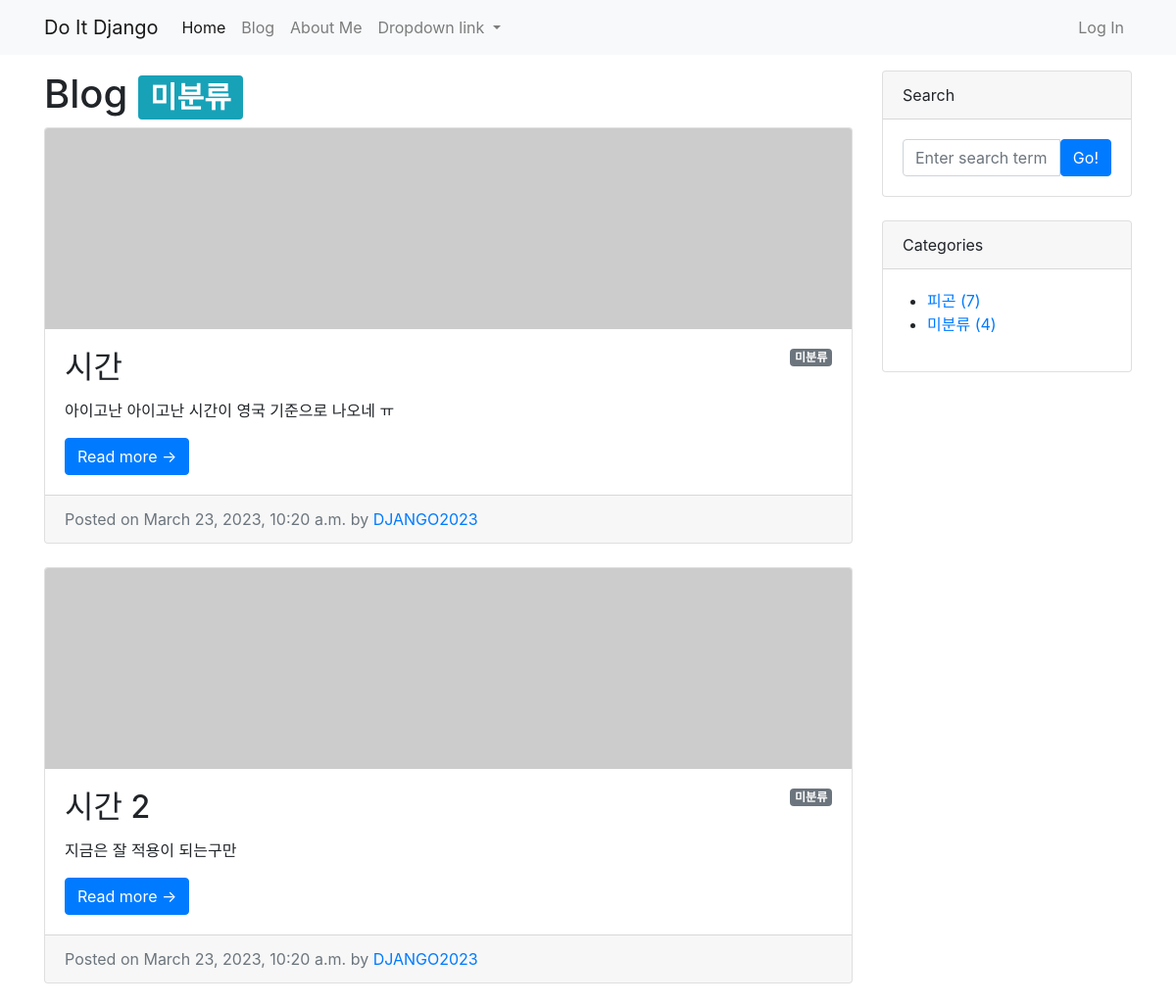
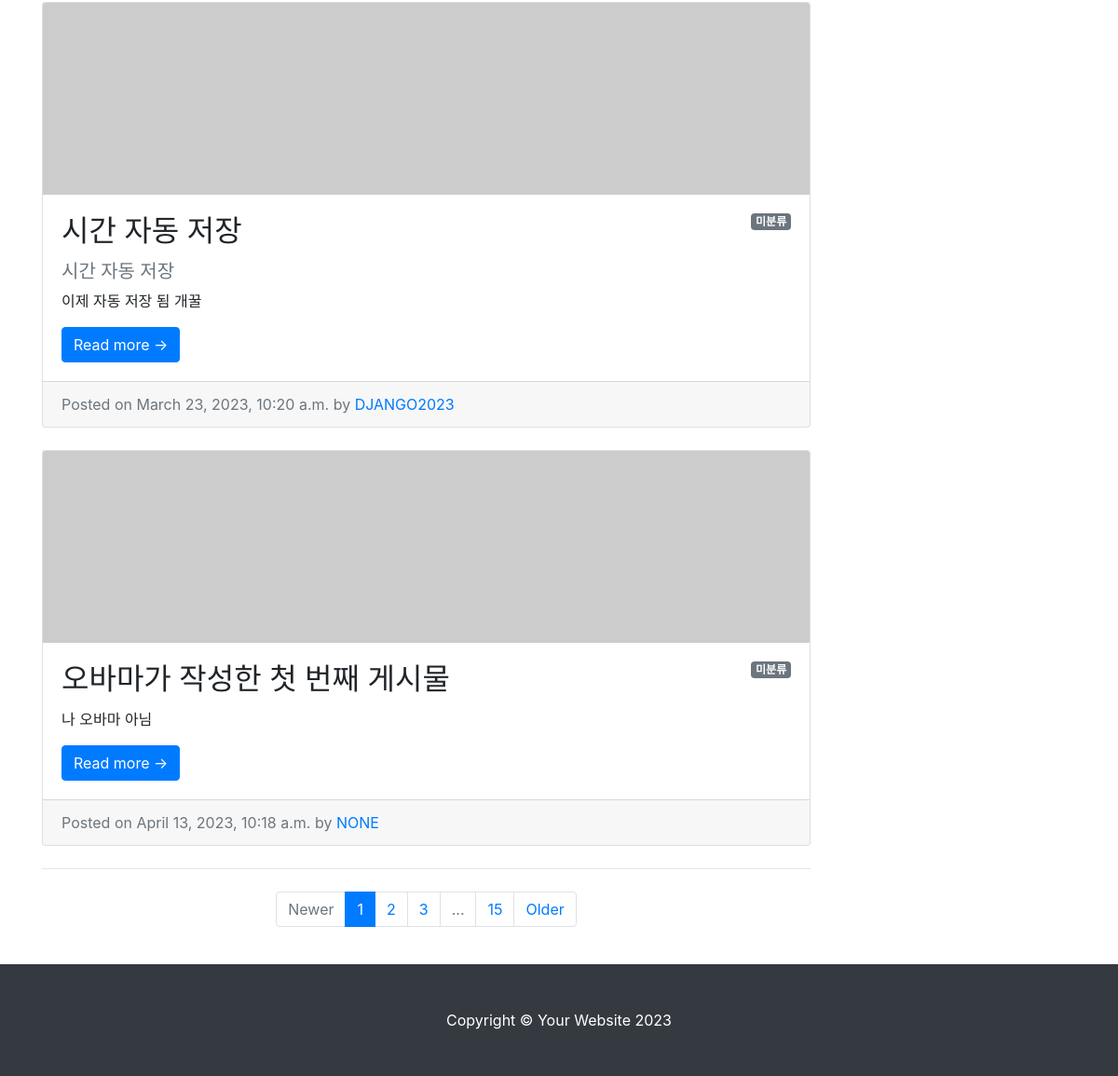
The app's page /blog/category/no_category/ with its own data (2 pictures, top to bottom).
### blog/models.py (models this page shows, shortened)
class Post(models.Model):
    title = models.CharField(max_length=30)
    hook_text = models.CharField(max_length=100, blank=True)
    content = models.TextField()
    head_image = models.ImageField(upload_to='blog/images/%Y/%m/%d/', blank=True)
    file_upload = models.FileField(upload_to='blog/files/%Y/%m/%d/', blank=True)
    created_at = models.DateTimeField(auto_now_add=True)
    updated_at = models.DateTimeField(auto_now=True)
    author = models.ForeignKey(User, null=True, on_delete=models.SET_NULL)
    category = models.ForeignKey(Category, null=True, blank=True, on_delete=models.SET_NULL)
    tags = models.ManyToManyField(Tag, blank=True)
    def get_absolute_url(self):
        return f'/blog/{self.pk}/'

class Category(models.Model):
    name = models.CharField(max_length=50)
    slug = models.SlugField(max_length=200, unique=True, allow_unicode=True)
    def __str__(self):
        return self.name
    def get_absolute_url(self): # get_absolute_url -> URL을 반환하는 메서드
        return f'/blog/category/{self.slug}/'
    class Meta:
        verbose_name_plural = 'categories'

### blog/views.py (the view)
# urls.py: path('category/<str:slug>/', views.category_page),
def category_page(request, slug):
    if slug == 'no_category':
        category = '미분류'
        post_list = Post.objects.filter(category=None)
    else:
        category = Category.objects.get(slug=slug)
        post_list = Post.objects.filter(category=category)
    return render(
        request,
        'blog/post_list.html', # 템플릿은 포스트 목록 페이지를 만들 때 사용했던 blog/post_list.html을 재사용
        {
            'post_list': post_list,
            'categories': Category.objects.all(),
            'no_category_post_count': Post.objects.filter(category=None).count(),
            "category": category,
        }
    )

### blog/templates/blog/post_list.html (shortened to what this page needs)
{% extends 'blog/base.html' %}
{% block main_area %}
    <h1>Blog
        {% if category %}
            <span class="badge badge-info">{{ category }}</span>
        {% endif %}
    </h1>
    {% if post_list.exists %}
        {% for p in post_list %}
        <div class="card mb-4" id="post-{{ p.pk }}">
            {% if p.head_image %}
                <img class="card-img-top" src="{{ p.head_image.url }}" alt="{{ p }} head image"/>
            {% else %}
                <img class="card-img-top" src="https://picsum.photos/seed/{{ p.id }}/800/200" alt="random_image">
            {% endif %}
            <div class="card-body">
                {% if p.category %}
                    <span class="badge badge-secondary float-right">{{ p.category }}</span>
                {% else %}
                    <span class="badge badge-secondary float-right">미분류</span>
                {% endif %}
                <h2 class="card-title">{{ p.title }}</h2>
                <h5 class="text-muted">{{ p.hook_text }}</h5>
                <p class="card-text">{{ p.content | truncatewords:45 }}</p>
                <a class="btn btn-primary" href="{{ p.get_absolute_url }}">Read more &rarr;</a>
            </div>
            <div class="card-footer text-muted">
                Posted on {{ p.created_at }} by
                <a href="#">{{ p.author | upper }}</a>
            </div>
        </div>
        {% endfor %}
    {% else %}
        <h3>아직 게시물이 없습니다.</h3>
    {% endif %}
    <nav aria-label="Pagination">
        <hr class="my-0" />
        <ul class="pagination justify-content-center my-4">
            <li class="page-item disabled"><a class="page-link" href="#" tabindex="-1" aria-disabled="true">Newer</a></li>
            <li class="page-item active" aria-current="page"><a class="page-link" href="#!">1</a></li>
            <li class="page-item"><a class="page-link" href="#!">2</a></li>
            <li class="page-item"><a class="page-link" href="#!">3</a></li>
            <li class="page-item disabled"><a class="page-link" href="#!">...</a></li>
            <li class="page-item"><a class="page-link" href="#!">15</a></li>
            <li class="page-item"><a class="page-link" href="#!">Older</a></li>
        </ul>
    </nav>
{% endblock %}

### blog/templates/blog/base.html (shortened to what this page needs)
<!DOCTYPE html>
{% load static %}
<html lang="ko">
<html>
    <head>
        <link rel="stylesheet" href="{% static 'blog/bootstrap/bootstrap.min.css' %}" media="screen">
    </head>
    <body>
        {% include 'blog/navbar.html' %}
        <div class="container my-3">
            <div class="row">
                <div class="col-md-8 col-lg-9" id="main-area">
                   {% block main_area %}
                   {% endblock %}
                </div>
                <div class="col-md-4 col-lg-3">
                    <div class="card mb-4">
                        <div class="card-header">Search</div>
                        <div class="card-body">
                            <div class="input-group">
                                <input class="form-control" type="text" placeholder="Enter search term..." aria-label="Enter search term..." aria-describedby="button-search" />
                                <button class="btn btn-primary" id="button-search" type="button">Go!</button>
                            </div>
                        </div>
                    </div>
                    <div class="card mb-4" id="categories-card">
                        <div class="card-header">Categories</div>
                        <div class="card-body">
                            <div class="row">
                                <ul>
                                    {% for category in categories %}
                                    <li><a href="{{ category.get_absolute_url }}"> {{ category }} ({{category.post_set.count }})</a></li>
                                    {% endfor %}
                                    <li><a href="/blog/category/no_category/">미분류 ({{ no_category_post_count }})</a></li>
                                </ul>
                            </div>
                        </div>
                    </div>
                </div>
            </div>
        </div>
        {% include 'blog/footer.html' %}
    </body>
</html>

### records on screen
Post: shows "미분류", title "시간", content "아이고난 아이고난 시간이 영국 기준으로 나오네 ㅠ", created_at "March 23, 2023, 10:20 a.m.", author "DJANGO2023"
Post: shows "미분류", title "시간 2", content "지금은 잘 적용이 되는구만", created_at "March 23, 2023, 10:20 a.m.", author "DJANGO2023"
Post: shows "미분류", title "시간 자동 저장", hook_text "시간 자동 저장", content "이제 자동 저장 됨 개꿀", created_at "March 23, 2023, 10:20 a.m.", author "DJANGO2023"
Post: shows "미분류", title "오바마가 작성한 첫 번째 게시물", content "나 오바마 아님", created_at "April 13, 2023, 10:18 a.m.", author "NONE"
Category: name "피곤", post_set.count "7"

### other values on screen
{{ category }} "미분류"
{{ no_category_post_count }} "4"
